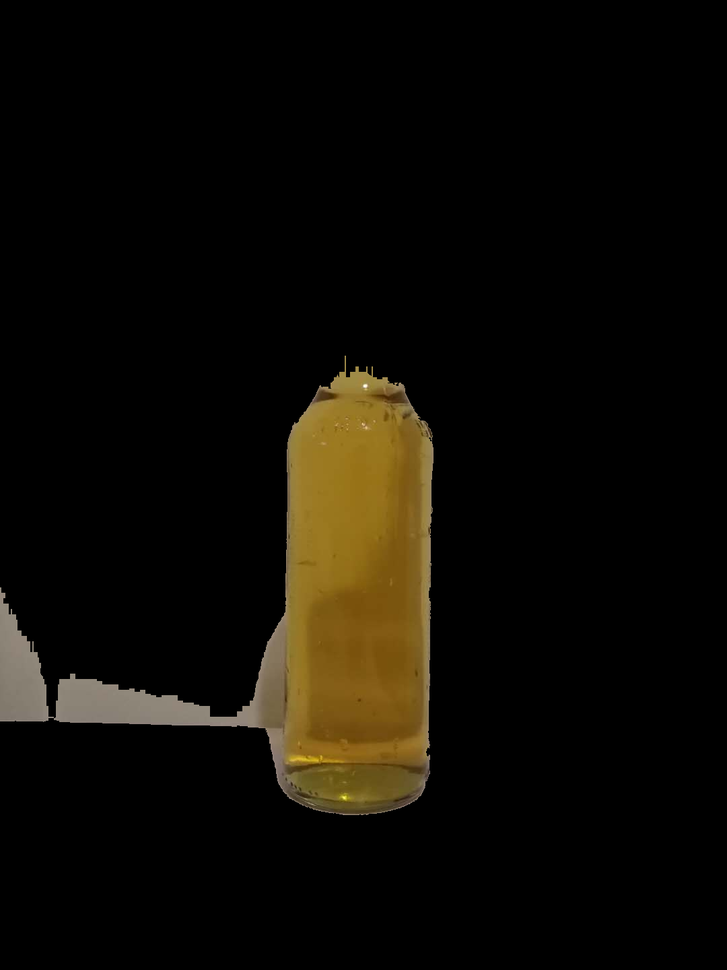
#> input picture tool/cvextract.png, 727 x 970 px, shrunk from 1080 x 1440 before the run
$ python crop_black.py . 5
#> lines starting #> are read from the running program, lines starting #| are printed output that depends on the picture
from PIL import Image # pip install Pillow
import sys
import glob
from PIL import ImageOps
import numpy as np


# Trim all png images with white background in a folder
# Usage "python PNGWhiteTrim.py ../someFolder padding"


try:
    folderName = sys.argv[1]
    padding = int(sys.argv[2])
    padding = np.asarray([-1*padding, -1*padding, padding, padding])
except :
    print("Usage: python PNGWhiteTrim.py ../someFolder padding")
    sys.exit(1)

filePaths = glob.glob(folderName + "/*.png") #search for all png images in the folder

for filePath in filePaths:
    image=Image.open(filePath)
#> image is the input picture: PIL image 727x970 RGB; mean R, G, B 14.1, 11.2, 4.9
    image.load()
    imageSize = image.size
#> imageSize = (727, 970)

    # remove alpha channel
    invert_im = image.convert("RGB")

    # invert image (so that white is 0)
    invert_im = ImageOps.invert(invert_im)
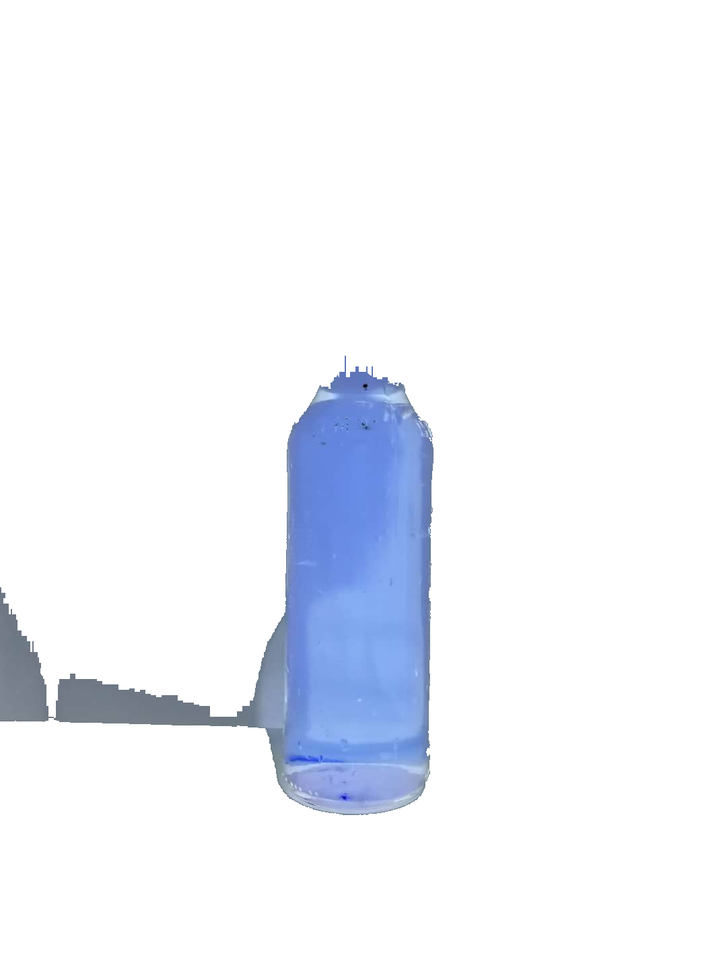
#> invert_im: PIL image 727x970 RGB; mean R, G, B 240.9, 243.8, 250.1
    imageBox = invert_im.getbbox()
#> imageBox = (0, 0, 727, 970)
    imageBox = tuple(np.asarray(imageBox)+padding)
#> imageBox = (-5, -5, 732, 975)

    cropped=image.crop(imageBox)
    print(filePath, "Size:", imageSize, "New Size:", imageBox)
#| ./cvextract.png Size: (727, 970) New Size: (-5, -5, 732, 975)
    cropped.save(filePath)
